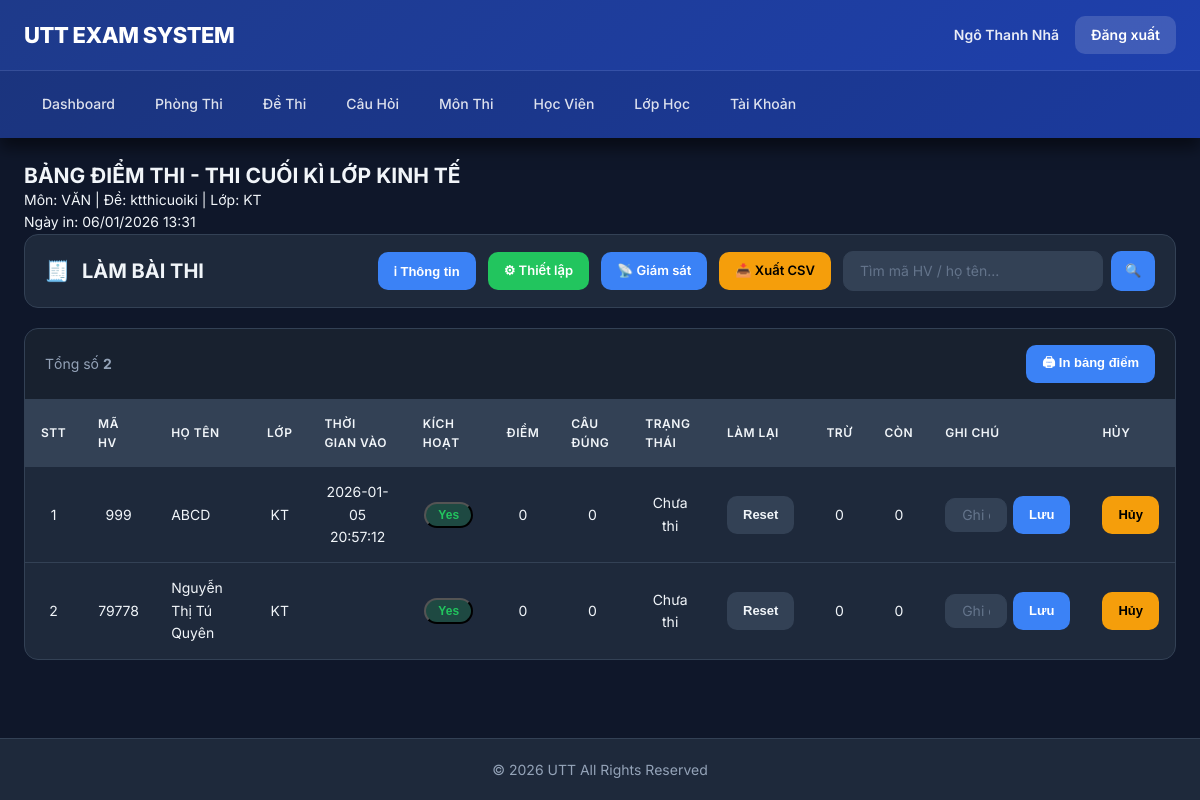
The app's page /public/index.php?url=PhongthiController/vaoPhong/3 (signed in) with its own data.
### tables this page shows
CREATE TABLE `phong_thi` (
  `id` int(11) NOT NULL,
  `ma_phong` varchar(30) NOT NULL,
  `ten_phong` varchar(255) NOT NULL,
  `mon_id` int(11) NOT NULL,
  `de_id` int(11) NOT NULL,
  `lop_id` int(11) NOT NULL,
  `trangthai` tinyint(4) DEFAULT 1,
  `bat_dau` datetime DEFAULT NULL,
  `nguoi_tao` varchar(100) DEFAULT '',
  `created_at` datetime DEFAULT current_timestamp()
);

CREATE TABLE `mon_thi` (
  `id` int(11) NOT NULL,
  `ma_mon` varchar(20) NOT NULL,
  `ten_mon` varchar(100) NOT NULL,
  `trangthai` tinyint(4) DEFAULT 1,
  `created_at` datetime DEFAULT current_timestamp()
);

CREATE TABLE `de_thi` (
  `id` int(11) NOT NULL,
  `ma_de` varchar(30) NOT NULL,
  `ten_de` varchar(255) NOT NULL,
  `thoi_gian` int(11) NOT NULL DEFAULT 30,
  `mon_id` int(11) NOT NULL,
  `created_at` datetime DEFAULT current_timestamp()
);

CREATE TABLE `lop_hoc` (
  `id` int(11) NOT NULL,
  `ma_lop` varchar(20) NOT NULL,
  `ten_lop` varchar(100) NOT NULL,
  `trangthai` tinyint(4) DEFAULT 1,
  `nguoi_tao` varchar(100) DEFAULT NULL,
  `created_at` datetime DEFAULT current_timestamp()
);

CREATE TABLE `phong_thi_hoc_vien` (
  `id` int(11) NOT NULL,
  `phong_id` int(11) NOT NULL,
  `hocvien_id` int(11) NOT NULL,
  `thoi_gian_vao` datetime DEFAULT NULL,
  `kich_hoat` tinyint(4) DEFAULT 1,
  `diem` int(11) DEFAULT 0,
  `cau_dung` int(11) DEFAULT 0,
  `trang_thai` varchar(20) DEFAULT 'Chưa thi',
  `lam_lai` tinyint(4) DEFAULT 0,
  `so_lan_vi_pham` int(11) DEFAULT 0,
  `tru` int(11) DEFAULT 0,
  `con_lai` int(11) DEFAULT 0,
  `ghi_chu` varchar(255) DEFAULT ''
);

CREATE TABLE `hoc_vien` (
  `id` int(11) NOT NULL,
  `hoten` varchar(100) NOT NULL,
  `ma_hv` varchar(50) NOT NULL,
  `matkhau` varchar(100) NOT NULL,
  `trangthai` tinyint(4) DEFAULT 1,
  `lop_id` int(11) NOT NULL,
  `created_by` int(11) DEFAULT NULL,
  `created_at` datetime DEFAULT current_timestamp()
);

### Core/Controller.php (called while the page is built, shortened)
<?php
class Controller{
  public function model($name){
    return new $name;
  }
  public function view($layout,$data=[]){
    require_once __DIR__."/../MVC/Views/$layout.php";
  }
}

### MVC/Controllers/PhongthiController.php (called while the page is built, shortened)
<?php
class PhongthiController extends Controller
{
  private function getFlash($k)
  {
    $v = $_SESSION["_flash"][$k] ?? "";
    return $v;
  }
  public function vaoPhong($id)
  {
    $q = trim($_GET["q"] ?? "");
    $m = $this->model("Phongthi_m");
    $phong = $m->find((int) $id);
    $m->addAllHocvienFromLop((int) $id, (int) $phong["lop_id"]);
    $rows = $m->listHocvienInPhong((int) $id, $q);
    $this->view("layout_admin", [
      "page" => "Pages/pt_lambaithi",
      "phong" => $phong,
      "rows" => $rows,
      "q" => $q,
      "msg" => $this->getFlash("msg"),
      "err" => $this->getFlash("err"),
    ]);
  }
}

### Core/App.php (called while the page is built, shortened)
<?php
class App {
  public function __construct(){
    $url = $_GET["url"] ?? "AuthController/login";
    $arr = explode("/", trim($url,"/"));
    $action     = $arr[1] ?? "login";
    $params     = array_slice($arr,2);
    $c = new $controller;
    call_user_func_array([$c,$action], $params);
  }
}

### public/index.php (called while the page is built, shortened)
<?php
require_once __DIR__."/../Core/Database.php";
require_once __DIR__."/../Core/Controller.php";
require_once __DIR__."/../Core/App.php";
new App();

### Core/Database.php (called while the page is built, shortened)
<?php
class Database
{
  public function __construct()
  {
    $dsn = "mysql:host=" . DB_HOST . ";port=" . DB_PORT . ";dbname=" . DB_NAME . ";charset=utf8mb4";
    $this->con = new PDO($dsn, DB_USER, DB_PASS, [
      PDO::ATTR_ERRMODE => PDO::ERRMODE_EXCEPTION,
      PDO::ATTR_DEFAULT_FETCH_MODE => PDO::FETCH_ASSOC
    ]);
  }
}

### MVC/Models/Phongthi_m.php (called while the page is built, shortened)
<?php
class Phongthi_m extends Database {
  public function find($id){
    $st=$this->con->prepare("
      SELECT p.*, m.ten_mon, d.ten_de, l.ma_lop
      FROM phong_thi p
      JOIN mon_thi m ON m.id=p.mon_id
      JOIN de_thi d ON d.id=p.de_id
      JOIN lop_hoc l ON l.id=p.lop_id
      WHERE p.id=?
    ");
    $st->execute([(int)$id]);
    return $st->fetch();
  }
  public function listHocvienInPhong($phong_id, $q=""){
    $qLike="%".trim($q)."%";
    $st=$this->con->prepare("
      SELECT phv.*, hv.ma_hv, hv.hoten, l.ma_lop
      FROM phong_thi_hoc_vien phv
      JOIN hoc_vien hv ON hv.id=phv.hocvien_id
      JOIN lop_hoc l ON l.id=hv.lop_id
      WHERE phv.phong_id=? AND (hv.hoten LIKE ? OR hv.ma_hv LIKE ?)
      ORDER BY hv.hoten
    ");
    $st->execute([(int)$phong_id,$qLike,$qLike]);
    return $st->fetchAll();
  }
}

### MVC/Views/Pages/pt_lambaithi.php (the view, shortened to what this page needs)
<?php
$phong = $data["phong"];
$rows = $data["rows"] ?? [];
$q = $data["q"] ?? "";
?>
<div class="print-header">
  <h2>BẢNG ĐIỂM THI - <?= htmlspecialchars($phong['ten_phong']) ?></h2>
  <p>Môn: <?= htmlspecialchars($phong['ten_mon'] ?? '') ?> | Đề: <?= htmlspecialchars($phong['ten_de'] ?? '') ?> | Lớp:
    <?= htmlspecialchars($phong['ma_lop']) ?>
  </p>
  <p>Ngày in: <?= date('d/m/Y H:i') ?></p>
</div>
<div class="page-head compact no-print">
  <div class="page-title"><span class="icon">🧾</span><span>LÀM BÀI THI</span></div>
  <div class="page-actions">
    <button class="btn-blue btn-sm" type="button"
      onclick="alert('Phòng: <?= htmlspecialchars($phong['ten_phong']) ?>\nMã: <?= htmlspecialchars($phong['ma_phong']) ?>\nĐề: <?= htmlspecialchars($phong['ten_de']) ?>\nLớp: <?= htmlspecialchars($phong['ma_lop']) ?>')">
      ℹ Thông tin
    </button>
    <a class="btn-green btn-sm" href="<?= BASE_URL ?>/index.php?url=PhongthiController/edit/<?= $phong["id"] ?>">⚙ Thiết
      lập</a>
    <a class="btn-blue btn-sm" href="<?= BASE_URL ?>/index.php?url=PhongthiController/monitor/<?= $phong["id"] ?>">📡
      Giám sát</a>
    <a class="btn-yellow btn-sm"
      href="<?= BASE_URL ?>/index.php?url=PhongthiController/exportCSV/<?= $phong["id"] ?>">📥 Xuất CSV</a>
    <form class="search-form" method="get" action="<?= BASE_URL ?>/index.php">
      <input name="q" value="<?= htmlspecialchars($q) ?>" placeholder="Tìm mã HV / họ tên...">
      <button class="btn-search btn-sm">🔍</button>
    </form>
  </div>
</div>
<div class="box">
  <div class="box-sub" style="display:flex;justify-content:space-between;align-items:center">
    <div>Tổng số <b><?= count($rows) ?></b></div>
    <button class="btn-blue btn-sm no-print" type="button" onclick="window.print()">🖨 In bảng điểm</button>
  </div>
  <table class="tbl">
    <thead>
      <tr>
        <th>STT</th>
        <th>Mã HV</th>
        <th>Họ tên</th>
        <th>Lớp</th>
        <th class="no-print-col">Thời gian vào</th>
        <th class="no-print-col">Kích hoạt</th>
        <th>Điểm</th>
        <th class="no-print-col">Câu Đúng</th>
        <th class="no-print-col">Trạng thái</th>
        <th class="no-print-col">Làm lại</th>
        <th>Trừ</th>
        <th>Còn</th>
        <th class="no-print-col">Ghi chú</th>
        <th class="no-print-col">Hủy</th>
      </tr>
    </thead>
    <tbody>
      <?php foreach ($rows as $i => $r): ?>
        <tr>
          <td style="text-align:center"><?= $i + 1 ?></td>
          <td style="text-align:center"><?= htmlspecialchars($r["ma_hv"] ?? "") ?></td>
          <td><?= htmlspecialchars($r["hoten"] ?? "") ?></td>
          <td style="text-align:center"><?= htmlspecialchars($r["ma_lop"] ?? "") ?></td>
          <td style="text-align:center" class="no-print-col"><?= htmlspecialchars($r["thoi_gian_vao"] ?? "") ?></td>
          <td style="text-align:center" class="no-print-col">
            <?php if ((int) $r["kich_hoat"] === 1): ?>
              <form method="post" action="<?= BASE_URL ?>/index.php?url=PhongthiController/kichhoat" style="display:inline">
                <button class="pill yes" type="submit" onclick="return confirm('Khóa học viên này?')">Yes</button>
              </form>
            <?php endif; ?>
          </td>
          <td style="text-align:center"><?= (int) ($r["diem"] ?? 0) ?></td>
          <td style="text-align:center" class="no-print-col"><?= (int) ($r["cau_dung"] ?? 0) ?></td>
          <td style="text-align:center" class="no-print-col"><?= htmlspecialchars($r["trang_thai"] ?? "") ?></td>
          <td style="text-align:center" class="no-print-col">
            <form method="post" action="<?= BASE_URL ?>/index.php?url=PhongthiController/reset" style="display:inline">
              <button class="btn-gray btn-sm" type="submit"
                onclick="return confirm('Reset để học viên làm lại?')">Reset</button>
            </form>
          </td>
          <td style="text-align:center"><?= (int) ($r["tru"] ?? 0) ?></td>
          <td style="text-align:center"><?= (int) ($r["con_lai"] ?? 0) ?></td>
          <td class="no-print-col">
            <form method="post" action="<?= BASE_URL ?>/index.php?url=PhongthiController/ghichu"
              style="display:flex;gap:6px;align-items:center">
              <input name="ghi_chu" value="<?= htmlspecialchars($r["ghi_chu"] ?? "") ?>" placeholder="Ghi chú..."
                style="height:34px">
              <button class="btn-blue btn-sm" type="submit">Lưu</button>
            </form>
          </td>
          <td style="text-align:center" class="no-print-col">
            <form method="post" action="<?= BASE_URL ?>/index.php?url=PhongthiController/huy" style="display:inline">
              <button class="btn-yellow btn-sm" type="submit"
                onclick="return confirm('Hủy bài của học viên?')">Hủy</button>
            </form>
          </td>
        </tr>
      <?php endforeach; ?>
    </tbody>
  </table>
</div>

### MVC/Views/layout_admin.php (shortened to what this page needs)
<?php
$u = $_SESSION["user"] ?? ["hoten" => "Khách"];
$page = $data["page"] ?? "";
?>
<!doctype html>
<html lang="vi">
<head>
  <link rel="stylesheet" href="<?= BASE_URL ?>/assets/style.css?v=3">
</head>
<body>
  <header class="site-header">
    <div class="header-top">
      <div class="header-logo">UTT EXAM SYSTEM</div>
      <div class="header-user">
        <span class="header-user-name"><?= htmlspecialchars($u["hoten"]) ?></span>
        <a href="<?= BASE_URL ?>/index.php?url=AuthController/logout" class="header-logout">Đăng xuất</a>
      </div>
    </div>
    <nav class="header-nav">
      <a href="<?= BASE_URL ?>/index.php?url=DashboardController/index" class="nav-link">Dashboard</a>
      <a href="<?= BASE_URL ?>/index.php?url=PhongthiController/index" class="nav-link">Phòng Thi</a>
      <a href="<?= BASE_URL ?>/index.php?url=DethiController/index" class="nav-link">Đề Thi</a>
      <a href="<?= BASE_URL ?>/index.php?url=CauhoiController/index" class="nav-link">Câu Hỏi</a>
      <a href="<?= BASE_URL ?>/index.php?url=MonthiController/index" class="nav-link">Môn Thi</a>
      <a href="<?= BASE_URL ?>/index.php?url=HocvienAdminController/index" class="nav-link">Học Viên</a>
      <a href="<?= BASE_URL ?>/index.php?url=LophocController/index" class="nav-link">Lớp Học</a>
      <a href="<?= BASE_URL ?>/index.php?url=TaikhoanController/index" class="nav-link">Tài Khoản</a>
    </nav>
  </header>
  <main class="page-wrap">
    <?php require_once __DIR__ . "/" . $page . ".php"; ?>
  </main>
  <footer class="site-footer">
    © 2026 UTT All Rights Reserved
  </footer>
</body>
</html>

### records on screen
phong_thi: nguoi_tao "Ngô Thanh Nhã", ten_phong "THI CUỐI KÌ LỚP KINH TẾ", mon.ten_mon "VĂN", de.ten_de "ktthicuoiki", lop.ma_lop "KT"
phong_thi_hoc_vien: hocvien.ma_hv "999", hocvien.hoten "ABCD", lop_hoc.ma_lop "KT", thoi_gian_vao "2026-01-05 20:57:12", diem "0", cau_dung "0", trang_thai "Chưa thi", tru "0", con_lai "0"
phong_thi_hoc_vien: hocvien.ma_hv "79778", hocvien.hoten "Nguyễn Thị Tú Quyên", lop_hoc.ma_lop "KT", diem "0", cau_dung "0", trang_thai "Chưa thi", tru "0", con_lai "0"

### other values on screen
count($rows) "2"
